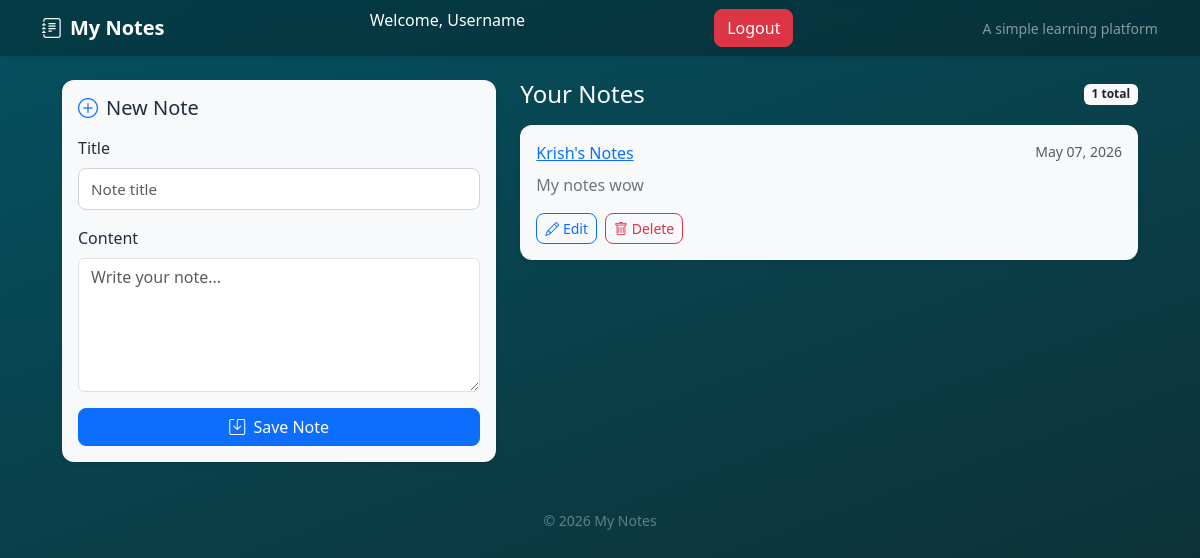
The app's page / (signed in), older data.
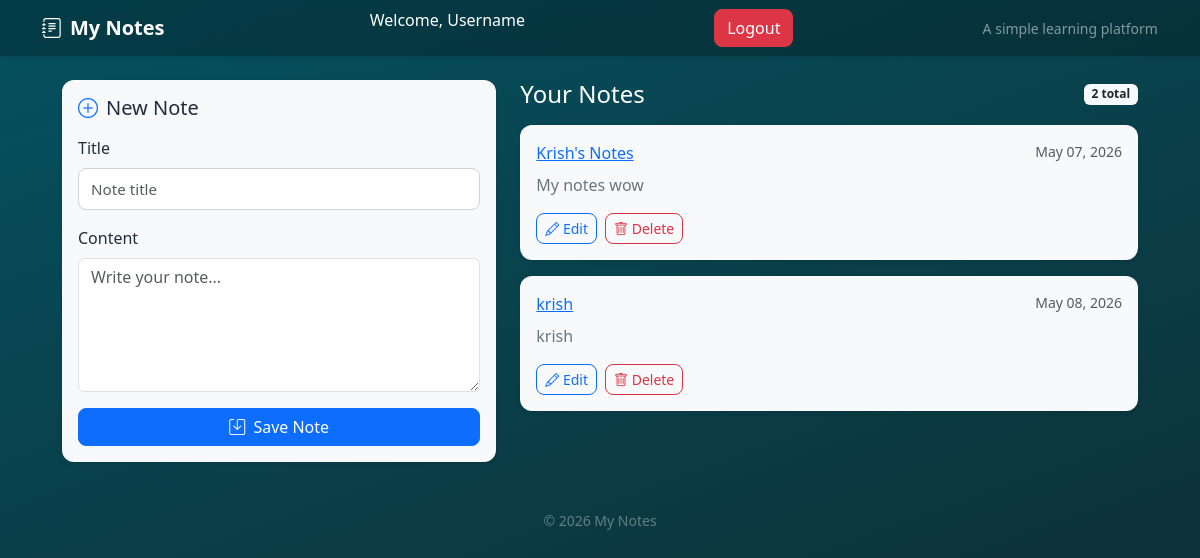
The same page, newer data.
### core/models.py (models this page shows, shortened)
class Note(models.Model):
    user = models.ForeignKey(User, on_delete=models.CASCADE)
    title = models.CharField(max_length=200)
    content = models.TextField()
    created_at = models.DateTimeField(auto_now_add=True)

### core/views.py (the view)
# urls.py: path('', views.home, name='home'),
@login_required
def home(request):
    if request.method == 'POST':
        form = NoteForm(request.POST)
        if form.is_valid():
            note = form.save(commit=False)
            note.user = request.user
            note.save()
            return redirect('home')
    else:
        form = NoteForm()
    notes = Note.objects.filter(user=request.user)
    return render(request, 'core/home.html', {
        'notes': notes,
        'form': form
    })

### core/forms.py
class NoteForm(forms.ModelForm):
    class Meta:
        model = Note
        fields = ["title", "content"]
        widgets = {
            "title": forms.TextInput(attrs={"class": "form-control", "placeholder": "Note title"}),
            "content": forms.Textarea(attrs={"class": "form-control", "rows": 5, "placeholder": "Write your note..."}),
        }

### core/templates/core/home.html (shortened to what this page needs)
{% extends "base.html" %}
{% block content %}
<div class="row g-4">
  <div class="col-lg-5">
    <div class="card app-card shadow-sm">
      <div class="card-body">
        <h5 class="card-title mb-3">
          <i class="bi bi-plus-circle me-2 text-primary"></i>New Note
        </h5>
        <form method="post" novalidate>
          {% for field in form %}
            <div class="mb-3">
              <label for="{{ field.id_for_label }}" class="form-label fw-medium">
                {{ field.label }}
              </label>
              {{ field }}
            </div>
          {% endfor %}
          <button type="submit" class="btn btn-primary w-100">
            <i class="bi bi-save me-1"></i> Save Note
          </button>
        </form>
      </div>
    </div>
  </div>
  <div class="col-lg-7">
    <div class="d-flex justify-content-between align-items-center mb-3">
      <h4 class="text-white mb-0">Your Notes</h4>
      <span class="badge bg-light text-dark">{{ notes|length }} total</span>
    </div>
    {% if notes %}
      <div class="d-flex flex-column gap-3">
        {% for note in notes %}
          <article class="card app-card shadow-sm note-card">
            <div class="card-body">
              <div class="d-flex justify-content-between align-items-start mb-2">
                <a href="{% url 'note_detail' note.id %}">    {{ note.title }}</a>
                <small class="text-muted">{{ note.created_at|date:"M d, Y" }}</small>
              </div>
              <p class="card-text text-secondary mb-3" style="white-space: pre-line;">{{ note.content }}</p>
              <div class="d-flex gap-2">
                <a href="{% url 'edit_note' note.id %}" class="btn btn-sm btn-outline-primary">
                  <i class="bi bi-pencil"></i> Edit
                </a>
                <a href="{% url 'delete_note' note.id %}" class="btn btn-sm btn-outline-danger">
                  <i class="bi bi-trash"></i> Delete
                </a>
              </div>
            </div>
          </article>
        {% endfor %}
      </div>
    {% endif %}
  </div>
</div>
{% endblock %}

### templates/base.html (shortened to what this page needs)
{% load static %}
<!DOCTYPE html>
<html lang="en">
<head>
  <link href="https://cdn.jsdelivr.net/npm/bootstrap@5.3.3/dist/css/bootstrap.min.css" rel="stylesheet" />
  <link href="https://cdn.jsdelivr.net/npm/bootstrap-icons@1.11.3/font/bootstrap-icons.css" rel="stylesheet" />
  <link rel="stylesheet" href="{% static 'css/style.css' %}" />
</head>
<body>
  <nav class="navbar navbar-dark app-navbar shadow-sm">
    <div class="container">
      <a class="navbar-brand fw-semibold" href="{% url 'home' %}">
        <i class="bi bi-journal-text me-2"></i>My Notes
      </a>
      {% if user.is_authenticated %}
<p>
    Welcome, {{ user.username }}
</p>
<a href="{% url 'logout' %}" class="btn btn-danger">
    Logout
</a>
{% endif %}
      <span class="navbar-text small text-white-50">A simple learning platform</span>
    </div>
  </nav>
  <main class="container app-main py-4">
    {% block content %}{% endblock %}
  </main>
  <footer class="text-center text-white-50 small py-4">
    © {% now "Y" %} My Notes
  </footer>
</body>
</html>

### static/css/style.css (style rules this page uses)
:root { --app-bg: #055160; --app-bg-2: #0f2a2f; --app-card: #f8f9fa; --app-text: #1f2d3d; --app-muted: #6b7280; --app-primary: #0d6efd; --app-radius: 12px; }
body { background: linear-gradient(160deg, var(--app-bg) 0%, var(--app-bg-2) 100%); min-height: 100vh; color: #fff; font-family: system-ui, -apple-system, "Segoe UI", Roboto, sans-serif; }
.app-navbar { background-color: rgba(0, 0, 0, 0.25); backdrop-filter: blur(6px); }
.app-main { max-width: 1100px; }
.app-card { background-color: var(--app-card); color: var(--app-text); border: none; border-radius: var(--app-radius); transition: transform 0.15s ease, box-shadow 0.15s ease; }
form input[type="text"], form input[type="email"], form input[type="password"], form input[type="number"], form textarea, form select { width: 100%; padding: 0.55rem 0.75rem; border: 1px solid #ced4da; border-radius: 8px; font-size: 0.95rem; background-color: #fff; color: var(--app-text); transition: border-color 0.15s ease, box-shadow 0.15s ease; }
form textarea { min-height: 120px; resize: vertical; }
.btn { border-radius: 8px; font-weight: 500; }
footer { opacity: 0.7; }

Row changes from the older to the newer data that the page shows:
added Note: title "krish", created_at "May 08, 2026", content "krish"
Text that changed along with them:
{{ notes|length }}: "1" → "2"
